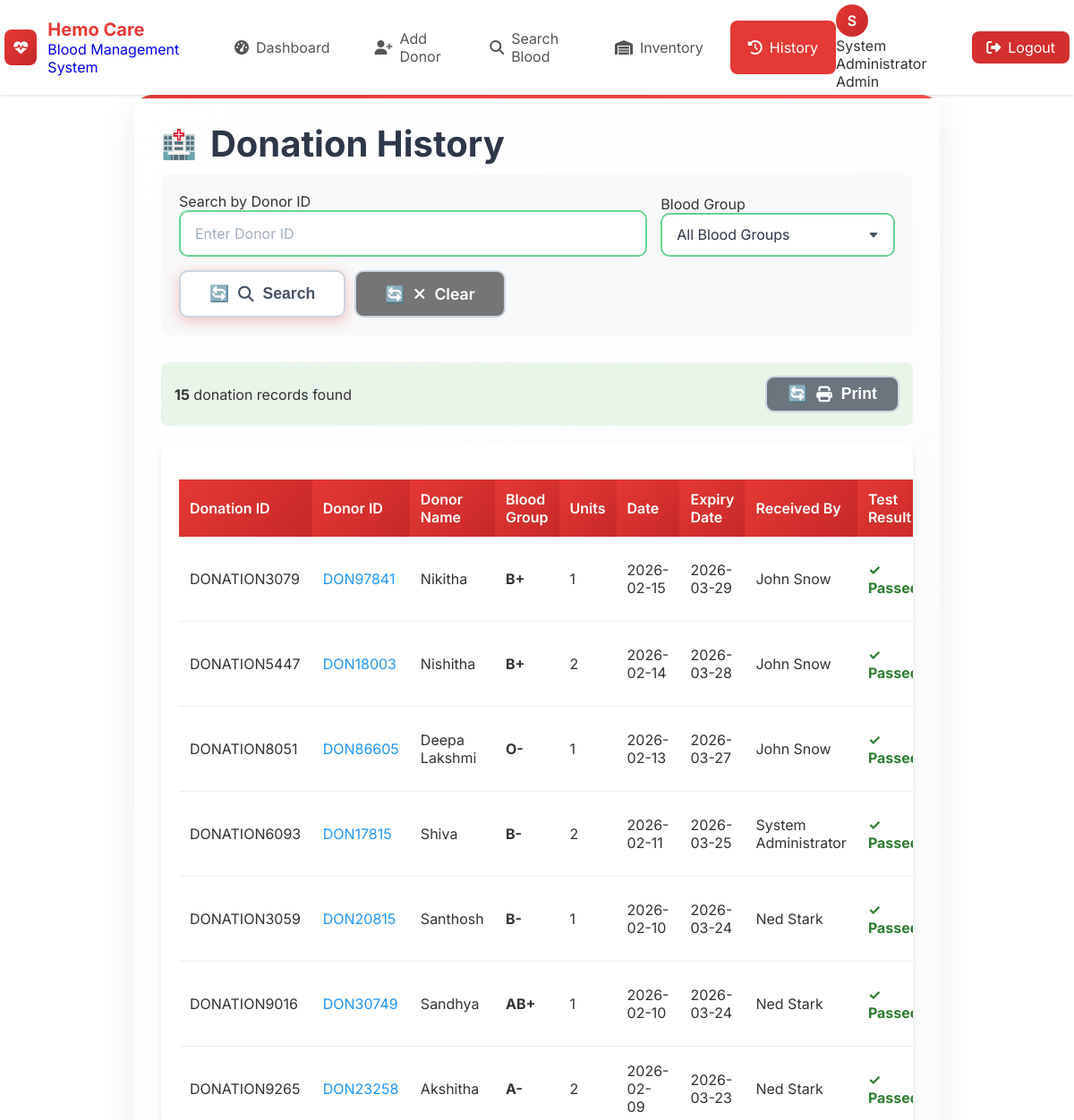
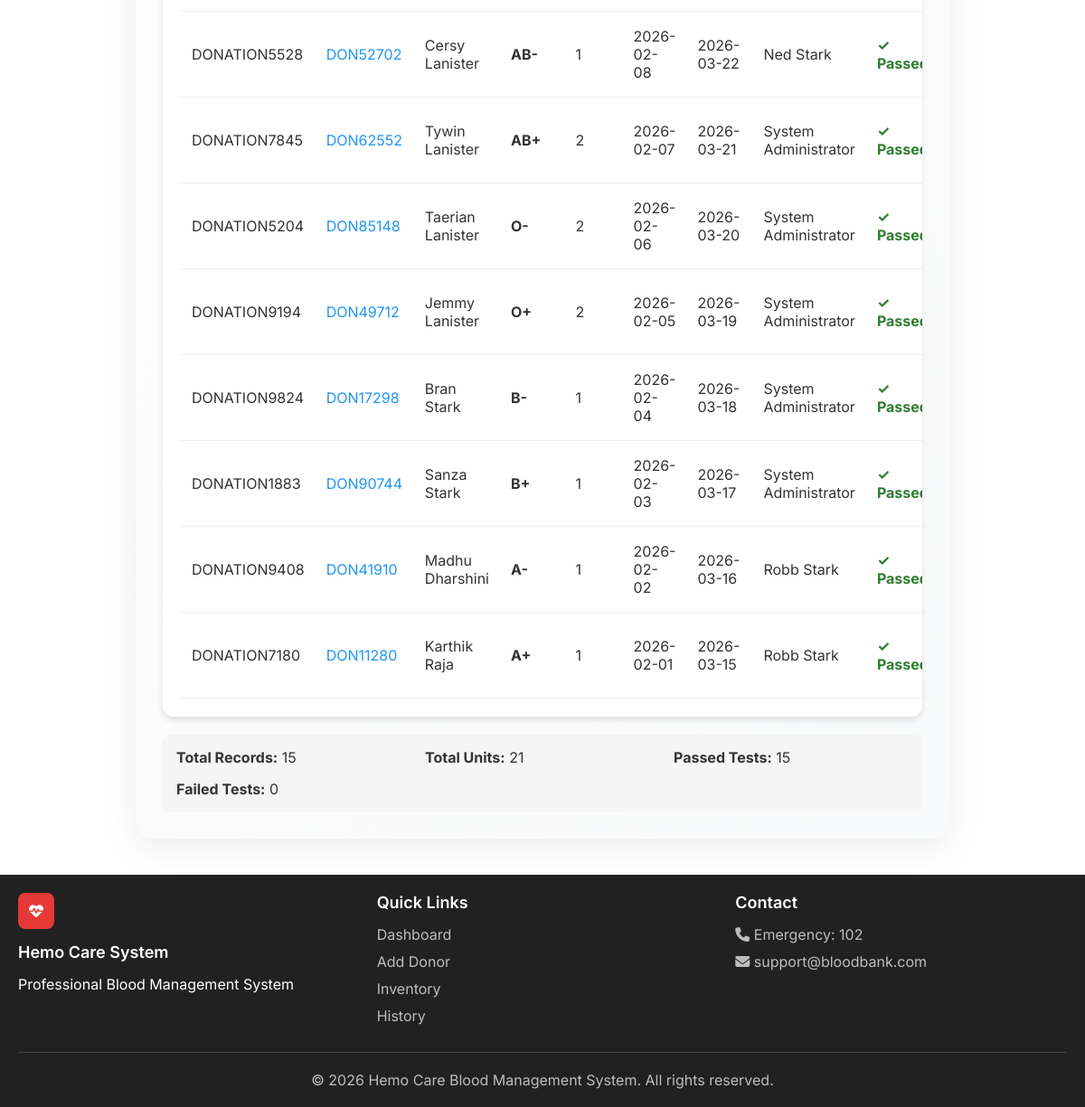
Screenshot of /history (signed in) with the database file from the repository (2 pictures, top to bottom).
### tables this page shows
CREATE TABLE donation_history (
                id INTEGER PRIMARY KEY AUTOINCREMENT,
                donation_id TEXT UNIQUE NOT NULL,
                donor_id TEXT NOT NULL,
                donor_name TEXT NOT NULL,
                blood_group TEXT NOT NULL,
                units_donated INTEGER NOT NULL,
                donation_date DATE NOT NULL,
                expiry_date DATE,
                received_by TEXT,
                test_result TEXT DEFAULT 'Passed',
                notes TEXT,
                created_at TIMESTAMP DEFAULT CURRENT_TIMESTAMP
            );

### app.py (the view)
@app.route('/history')
@login_required
def history():
    conn = get_db()
    donor_id = request.args.get('donor_id', '').strip()
    blood_group = request.args.get('blood_group', '')
    query = '''
        SELECT dh.donation_id, dh.donor_id,
               COALESCE(d.name, dh.donor_name) as donor_name,
               COALESCE(d.blood_group, dh.blood_group) as blood_group,
               dh.units_donated, dh.donation_date, dh.expiry_date,
               dh.received_by, dh.test_result, dh.notes
        FROM donation_history dh
        LEFT JOIN donors d ON dh.donor_id = d.donor_id
        WHERE 1=1
    '''
    params = []
    if donor_id:
        query += ' AND dh.donor_id LIKE ?'
        params.append(f'%{donor_id}%')
    if blood_group:
        query += ' AND (dh.blood_group = ? OR d.blood_group = ?)'
        params.extend([blood_group, blood_group])
    query += ' ORDER BY dh.donation_date DESC'
    history_data = conn.execute(query, params).fetchall()
    history_list = [dict(row) for row in history_data]
    conn.close()
    return render_template('history.html', history=history_list)

### app.py (called while the page is built)
def login_required(f):
    @wraps(f)
    def decorated_function(*args, **kwargs):
        if 'user_id' not in session:
            flash('Please login to access this page', 'warning')
            return redirect(url_for('login'))
        return f(*args, **kwargs)
    return decorated_function

def get_db():
    db = getattr(g, '_database', None)
    if db is None:
        db = g._database = sqlite3.connect(DATABASE, timeout=10)
        db.execute('PRAGMA journal_mode=WAL')
        db.row_factory = sqlite3.Row
    return db

### templates/history.html (shortened to what this page needs)
{% extends "base.html" %}
{% block content %}
<div class="form-container">
    <h1>Donation History</h1>
    <form method="GET" action="{{ url_for('history') }}" style="background: #f8f9fa; padding: 20px; border-radius: 8px; margin-bottom: 30px;">
        <div style="display: flex; gap: 15px; align-items: end; flex-wrap: wrap;">
            <div style="flex: 2; min-width: 250px;">
                <label>Search by Donor ID</label>
                <input type="text" name="donor_id" class="form-control" value="{{ request.args.get('donor_id', '') }}" placeholder="Enter Donor ID">
            </div>
            <div style="flex: 1; min-width: 250px;">
                <label>Blood Group</label>
                <select name="blood_group" class="form-control">
                    <option value="">All Blood Groups</option>
                </select>
            </div>
            <div style="display: flex; gap: 10px;">
                <button type="submit" class="btn btn-primary">
                    <i class="fas fa-search"></i> Search
                </button>
                <a href="{{ url_for('history') }}" class="btn" style="background: #757575; color: white;">
                    <i class="fas fa-times"></i> Clear
                </a>
            </div>
        </div>
    </form>
    {% if history %}
    <div style="display: flex; justify-content: space-between; align-items: center; margin-bottom: 20px; padding: 15px; background: #e8f5e8; border-radius: 8px; flex-wrap: wrap; gap: 15px;">
        <div>
            <strong>{{ history|length }}</strong> donation records found
        </div>
        <div style="display: flex; gap: 10px; flex-wrap: wrap;">
            <button onclick="window.print()" class="btn" style="background: #6c757d; color: white; padding: 8px 15px;">
                <i class="fas fa-print"></i> Print
            </button>
        </div>
    </div>
    <div class="table-container">
        <table class="data-table" id="donationTable">
            <thead>
                <tr>
                    <th>Donation ID</th>
                    <th>Donor ID</th>
                    <th>Donor Name</th>
                    <th>Blood Group</th>
                    <th>Units</th>
                    <th>Date</th>
                    <th>Expiry Date</th>
                    <th>Received By</th>
                    <th>Test Result</th>
                </tr>
            </thead>
            <tbody>
                {% for record in history %}
                <tr>
                    <td>{{ record.donation_id }}</td>
                    <td>
                        <a href="{{ url_for('donor_detail', donor_id=record.donor_id) }}" style="color: #2196f3; text-decoration: none;">
                            {{ record.donor_id }}
                        </a>
                    </td>
                    <td>{{ record.donor_name }}</td>
                    <td><strong>{{ record.blood_group }}</strong></td>
                    <td>{{ record.units_donated }}</td>
                    <td>{{ record.donation_date }}</td>
                    <td>{{ record.expiry_date }}</td>
                    <td>{{ record.received_by or 'N/A' }}</td>
                    <td>
                        {% if record.test_result == 'Passed' %}
                        <span style="color: #2e7d32; font-weight: bold;">✓ Passed</span>
                        {% elif record.test_result == 'Failed' %}
                        <span style="color: #c62828; font-weight: bold;">✗ Failed</span>
                        {% else %}
                        <span style="color: #ff9800;">⏳ Pending</span>
                        {% endif %}
                    </td>
                </tr>
                {% endfor %}
            </tbody>
        </table>
    </div>
    <div style="margin-top: 20px; padding: 15px; background: #f5f5f5; border-radius: 8px; display: grid; grid-template-columns: repeat(auto-fit, minmax(200px, 1fr)); gap: 15px;">
        <div>
            <strong>Total Records:</strong> {{ history|length }}
        </div>
        <div>
            <strong>Total Units:</strong> {{ history|sum(attribute='units_donated') }}
        </div>
        <div>
            <strong>Passed Tests:</strong>
            {{ history|selectattr('test_result', 'equalto', 'Passed')|list|length }}
        </div>
        <div>
            <strong>Failed Tests:</strong>
            {{ history|selectattr('test_result', 'equalto', 'Failed')|list|length }}
        </div>
    </div>
    {% else %}
    <div class="alert alert-info">
        <i class="fas fa-info-circle"></i>
        No donation records found.
    </div>
    {% endif %}
</div>
{% endblock %}

### static/style.css (style rules this page uses)
:root { --primary: #e53935; --primary-dark: #c62828; --primary-light: #ff5252; --secondary: #1565c0; --success: #2e7d32; --warning: #ff9800; --danger: #d32f2f; --info: #0288d1; --white: #ffffff; --light: #f5f5f5; --dark: #212121; --gray: #757575; --gray-light: #e0e0e0; --shadow-sm: 0 1px 3px rgba(0,0,0,0.12); --shadow-md: 0 4px 6px rgba(0,0,0,0.1); --shadow-lg: 0 10px 25px rgba(0,0,0,0.1); --radius: 8px; --radius-lg: 12px; --radius-xl: 16px; }
* { margin: 0; padding: 0; box-sizing: border-box; }
body { font-family: 'Inter', -apple-system, BlinkMacSystemFont, sans-serif; min-height: 100vh; color: #333; }
.btn { display: inline-flex; align-items: center; justify-content: center; gap: 8px; padding: 12px 24px; border: none; border-radius: var(--radius); font-size: 16px; font-weight: 500; cursor: pointer; transition: 0.3s; text-decoration: none; }
.btn-primary { background: linear-gradient(135deg, var(--primary), var(--primary-dark)); color: white; }
.form-container { background: white; border-radius: var(--radius-lg); padding: 30px; box-shadow: var(--shadow-md); }
.table-container { background: white; border-radius: var(--radius-lg); padding: 20px; box-shadow: var(--shadow-md); overflow: auto; }
.data-table { width: 100%; border-collapse: collapse; margin-top: 20px; }
.data-table th { background: linear-gradient(135deg, var(--primary), var(--primary-dark)); color: white; padding: 12px; text-align: left; font-weight: 600; }
.data-table td { padding: 12px; border-bottom: 1px solid #eee; }
.form-container { max-width: 900px; margin: 0 auto; padding: 30px; background: linear-gradient(135deg, #ffffff 0%, #f8f9fa 100%); border-radius: 20px; box-shadow: 0 10px 40px rgba(0, 0, 0, 0.08); position: relative; overflow: hidden; }
.form-container::before { content: ''; position: absolute; top: 0; left: 0; right: 0; height: 4px; background: linear-gradient(90deg, #e53935, #ff5252); }
.form-container h1 { color: #2d3748; font-size: 2.5rem; margin-bottom: 10px; display: flex; align-items: center; gap: 15px; }
.form-container h1::before { content: '🏥'; font-size: 2rem; }
.form-control { width: 100%; padding: 14px 16px; border: 2px solid #e2e8f0; border-radius: 10px; font-size: 1rem; color: #2d3748; background: white; transition: all 0.3s ease; font-family: 'Inter', sans-serif; }
.form-control::placeholder { color: #a0aec0; }
select.form-control { appearance: none; background-repeat: no-repeat; background-position: right 16px center; background-size: 12px; padding-right: 40px; }
.btn { padding: 14px 32px; border: none; border-radius: 10px; font-size: 1.1rem; font-weight: 600; cursor: pointer; transition: all 0.3s ease; display: inline-flex; align-items: center; justify-content: center; gap: 10px; min-width: 150px; text-decoration: none; }
.btn-primary { background: linear-gradient(135deg, #e53935, #ff5252); color: white; box-shadow: 0 4px 15px rgba(229, 57, 53, 0.3); }
.btn-primary::before { content: '💾'; }
.btn { background: white; color: #4a5568; border: 2px solid #cbd5e0; }
.btn::before { content: '🔄'; }
.form-control:valid { border-color: #68d391; }
.form-control { transition: border-color 0.3s ease, box-shadow 0.3s ease, padding-right 0.3s ease; }

### rows the page displays
donation_history: donation_id "DONATION3079", donor_id "DON97841", donor_name "Nikitha", blood_group "B+", units_donated "1", donation_date "2026-02-15", expiry_date "2026-03-29", received_by "John Snow"
donation_history: donation_id "DONATION5447", donor_id "DON18003", donor_name "Nishitha", blood_group "B+", units_donated "2", donation_date "2026-02-14", expiry_date "2026-03-28", received_by "John Snow"
donation_history: donation_id "DONATION8051", donor_id "DON86605", donor_name "Deepa Lakshmi", blood_group "O-", units_donated "1", donation_date "2026-02-13", expiry_date "2026-03-27", received_by "John Snow"
donation_history: donation_id "DONATION6093", donor_id "DON17815", donor_name "Shiva", blood_group "B-", units_donated "2", donation_date "2026-02-11", expiry_date "2026-03-25", received_by "System Administrator"
donation_history: donation_id "DONATION3059", donor_id "DON20815", donor_name "Santhosh", blood_group "B-", units_donated "1", donation_date "2026-02-10", expiry_date "2026-03-24", received_by "Ned Stark"
donation_history: donation_id "DONATION9016", donor_id "DON30749", donor_name "Sandhya", blood_group "AB+", units_donated "1", donation_date "2026-02-10", expiry_date "2026-03-24", received_by "Ned Stark"
donation_history: donation_id "DONATION9265", donor_id "DON23258", donor_name "Akshitha", blood_group "A-", units_donated "2", donation_date "2026-02-09", expiry_date "2026-03-23", received_by "Ned Stark"
donation_history: donation_id "DONATION5528", donor_id "DON52702", donor_name "Cersy Lanister", blood_group "AB-", units_donated "1", donation_date "2026-02-08", expiry_date "2026-03-22", received_by "Ned Stark"
donation_history: donation_id "DONATION7845", donor_id "DON62552", donor_name "Tywin Lanister", blood_group "AB+", units_donated "2", donation_date "2026-02-07", expiry_date "2026-03-21", received_by "System Administrator"
donation_history: donation_id "DONATION5204", donor_id "DON85148", donor_name "Taerian Lanister", blood_group "O-", units_donated "2", donation_date "2026-02-06", expiry_date "2026-03-20", received_by "System Administrator"
donation_history: donation_id "DONATION9194", donor_id "DON49712", donor_name "Jemmy Lanister", blood_group "O+", units_donated "2", donation_date "2026-02-05", expiry_date "2026-03-19", received_by "System Administrator"
donation_history: donation_id "DONATION9824", donor_id "DON17298", donor_name "Bran Stark", blood_group "B-", units_donated "1", donation_date "2026-02-04", expiry_date "2026-03-18", received_by "System Administrator"
donation_history: donation_id "DONATION1883", donor_id "DON90744", donor_name "Sanza Stark", blood_group "B+", units_donated "1", donation_date "2026-02-03", expiry_date "2026-03-17", received_by "System Administrator"
donation_history: donation_id "DONATION9408", donor_id "DON41910", donor_name "Madhu Dharshini", blood_group "A-", units_donated "1", donation_date "2026-02-02", expiry_date "2026-03-16", received_by "Robb Stark"
donation_history: donation_id "DONATION7180", donor_id "DON11280", donor_name "Karthik Raja", blood_group "A+", units_donated "1", donation_date "2026-02-01", expiry_date "2026-03-15", received_by "Robb Stark"

### other values shown
{{ session.get('user_name', 'U')[0] }} "S"
{{ session.get('user_name', 'User') }} "System Administrator"
{{ session.get('user_role', 'staff')|title }} "Admin"
{{ history|length }} "15"
{{ history|sum(attribute='units_donated') }} "21"
{{ history|selectattr('test_result', 'equalto', 'Passed')|list|length }} "15"
{{ history|selectattr('test_result', 'equalto', 'Failed')|list|length }} "0"
